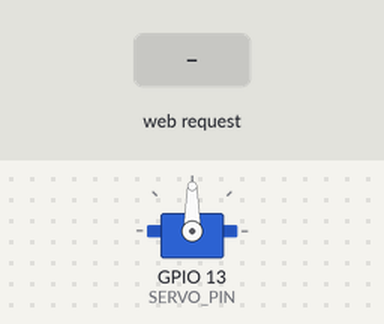
Simulated run of this sketch. Board: ESP32. On the bench: servo. The test bench sets the inputs (shaded band). WiFi joins after 1.5 s; servers stay silent unless stated; what the sketch prints to the serial monitor is not drawn.

Above: at 2.7 s.
2.8 s: HTTP request GET /on received
At 3.1 s:
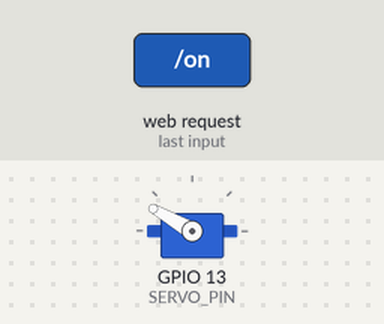
4.8 s: HTTP request GET /off received
At 5.2 s:
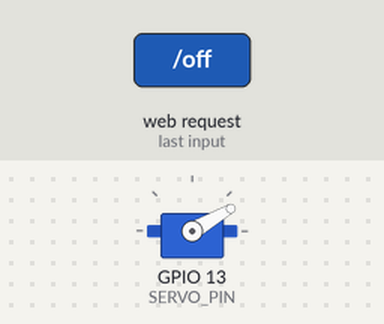
Timing chart, 0 to 7.8 s (numbered marks = the images above; inputs shaded):
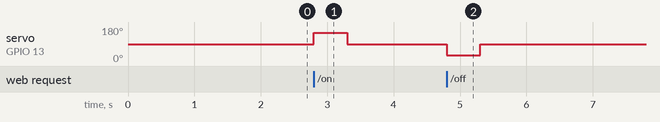

The sketch:

switchbot_simple.ino
```cpp
// (licence header left out)
#include <WiFi.h>
#include <WebServer.h>
#include <ESP32Servo.h>

// ============================================================================
// CONFIGURATION - UPDATE THESE!
// ============================================================================
const char* WIFI_SSID = "Itayos";
const char* WIFI_PASS = "1234567890";

// ============================================================================
// PIN & SERVO SETTINGS
// ============================================================================
#define SERVO_PIN     13
#define REST_ANGLE    90
#define PUSH_ANGLE    150
#define PULL_ANGLE    30
#define SERVO_DELAY   500

// ============================================================================
// GLOBAL OBJECTS
// ============================================================================
Servo switchServo;
WebServer server(80);
bool switchState = false;

// ============================================================================
// WEB PAGE HTML
// ============================================================================
const char* HTML_PAGE = R"rawliteral(
<!DOCTYPE html>
<html>
<head>
    <meta name="viewport" content="width=device-width, initial-scale=1">
    <title>DIY SwitchBot</title>
    <style>
        * { box-sizing: border-box; margin: 0; padding: 0; }
        body {
            font-family: -apple-system, BlinkMacSystemFont, 'Segoe UI', Roboto, sans-serif;
            background: linear-gradient(135deg, #1a1a2e 0%, #16213e 100%);
            min-height: 100vh;
            display: flex;
            justify-content: center;
            align-items: center;
            padding: 20px;
        }
        .container {
            background: rgba(255, 255, 255, 0.05);
            backdrop-filter: blur(10px);
            border-radius: 24px;
            padding: 40px;
            text-align: center;
            border: 1px solid rgba(255, 255, 255, 0.1);
            box-shadow: 0 25px 50px -12px rgba(0, 0, 0, 0.5);
            max-width: 400px;
            width: 100%;
        }
        h1 {
            color: #e94560;
            font-size: 2rem;
            margin-bottom: 10px;
            letter-spacing: -0.5px;
        }
        .subtitle {
            color: rgba(255, 255, 255, 0.6);
            font-size: 0.9rem;
            margin-bottom: 30px;
        }
        .status {
            font-size: 1.1rem;
            color: #fff;
            margin-bottom: 30px;
            padding: 12px 24px;
            background: rgba(255, 255, 255, 0.05);
            border-radius: 12px;
            display: inline-block;
        }
        .status-indicator {
            display: inline-block;
            width: 12px;
            height: 12px;
            border-radius: 50%;
            margin-right: 10px;
            animation: pulse 2s infinite;
        }
        .status-on { background: #00d26a; box-shadow: 0 0 20px #00d26a; }
        .status-off { background: #ff6b6b; box-shadow: 0 0 20px #ff6b6b; }
        @keyframes pulse {
            0%, 100% { opacity: 1; }
            50% { opacity: 0.5; }
        }
        .btn-group { display: flex; gap: 12px; justify-content: center; flex-wrap: wrap; }
        .btn {
            padding: 16px 32px;
            font-size: 1rem;
            font-weight: 600;
            border: none;
            border-radius: 12px;
            cursor: pointer;
            transition: all 0.3s ease;
            text-transform: uppercase;
            letter-spacing: 1px;
        }
        .btn:active { transform: scale(0.95); }
        .btn-on {
            background: linear-gradient(135deg, #00d26a, #00a854);
            color: white;
        }
        .btn-on:hover { box-shadow: 0 10px 30px rgba(0, 210, 106, 0.4); }
        .btn-off {
            background: linear-gradient(135deg, #ff6b6b, #ee5a5a);
            color: white;
        }
        .btn-off:hover { box-shadow: 0 10px 30px rgba(255, 107, 107, 0.4); }
        .btn-toggle {
            background: linear-gradient(135deg, #667eea, #764ba2);
            color: white;
            width: 100%;
            margin-top: 12px;
        }
        .btn-toggle:hover { box-shadow: 0 10px 30px rgba(102, 126, 234, 0.4); }
    </style>
</head>
<body>
    <div class="container">
        <h1>🤖 SwitchBot</h1>
        <p class="subtitle">DIY Smart Switch Controller</p>
        <div class="status">
            <span class="status-indicator %STATUS_CLASS%"></span>
            Switch is <strong>%STATUS%</strong>
        </div>
        <div class="btn-group">
            <button class="btn btn-on" onclick="fetch('/on').then(()=>location.reload())">ON</button>
            <button class="btn btn-off" onclick="fetch('/off').then(()=>location.reload())">OFF</button>
        </div>
        <button class="btn btn-toggle" onclick="fetch('/toggle').then(()=>location.reload())">Toggle</button>
    </div>
</body>
</html>
)rawliteral";

// ============================================================================
// SWITCH ACTIONS
// ============================================================================

void pushSwitch() {
    Serial.println("[ACTION] Pushing switch...");
    switchServo.write(PUSH_ANGLE);
    delay(SERVO_DELAY);
    switchServo.write(REST_ANGLE);
    switchState = true;
}

void pullSwitch() {
    Serial.println("[ACTION] Pulling switch...");
    switchServo.write(PULL_ANGLE);
    delay(SERVO_DELAY);
    switchServo.write(REST_ANGLE);
    switchState = false;
}

// ============================================================================
// WEB SERVER HANDLERS
// ============================================================================

void handleRoot() {
    String html = String(HTML_PAGE);
    html.replace("%STATUS%", switchState ? "ON" : "OFF");
    html.replace("%STATUS_CLASS%", switchState ? "status-on" : "status-off");
    server.send(200, "text/html", html);
}

void handleOn() {
    pushSwitch();
    server.send(200, "text/plain", "Switch turned ON");
}

void handleOff() {
    pullSwitch();
    server.send(200, "text/plain", "Switch turned OFF");
}

void handleToggle() {
    if (switchState) {
        pullSwitch();
    } else {
        pushSwitch();
    }
    server.send(200, "text/plain", switchState ? "Switch is ON" : "Switch is OFF");
}

void handleStatus() {
    server.send(200, "application/json",
        "{\"state\":\"" + String(switchState ? "on" : "off") + "\"}");
}

// ============================================================================
// SETUP & LOOP
// ============================================================================

void setup() {
    Serial.begin(115200);
    Serial.println("\n========================================");
    Serial.println("   DIY SwitchBot (Simple) - Starting");
    Serial.println("========================================\n");

    // Initialize servo
    switchServo.attach(SERVO_PIN);
    switchServo.write(REST_ANGLE);
    Serial.printf("[SERVO] Attached to GPIO %d\n", SERVO_PIN);

    // Connect to WiFi
    Serial.printf("[WIFI] Connecting to %s", WIFI_SSID);
    WiFi.begin(WIFI_SSID, WIFI_PASS);
    while (WiFi.status() != WL_CONNECTED) {
        delay(500);
        Serial.print(".");
    }
    Serial.println("\n[WIFI] Connected!");
    Serial.printf("[WIFI] IP Address: %s\n", WiFi.localIP().toString().c_str());

    // Setup web server routes
    server.on("/", handleRoot);
    server.on("/on", handleOn);
    server.on("/off", handleOff);
    server.on("/toggle", handleToggle);
    server.on("/status", handleStatus);

    server.begin();
    Serial.println("\n[READY] Web server started!");
    Serial.printf("[READY] Open http://%s/ in your browser\n", WiFi.localIP().toString().c_str());
}

void loop() {
    server.handleClient();

    // Reconnect if WiFi drops
    if (WiFi.status() != WL_CONNECTED) {
        Serial.println("[WIFI] Reconnecting...");
        WiFi.begin(WIFI_SSID, WIFI_PASS);
        while (WiFi.status() != WL_CONNECTED) {
            delay(500);
        }
    }
}
```

Measured:
- after the input at 2.8 s, servo on GPIO 13 (SERVO_PIN): 90° → 150° at once, → 90° 0.50 s later
- after the input at 4.8 s, servo on GPIO 13 (SERVO_PIN): 90° → 30° at once, → 90° 0.50 s later
